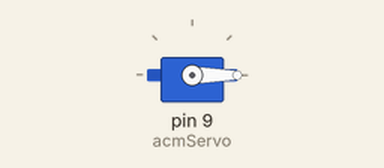
Bench run of a sketch on a simulated Arduino Uno, built with avr-gcc and run on an emulated ATmega328P. On the bench: servo.

Above: at 0.05 s.
At 4.35 s:
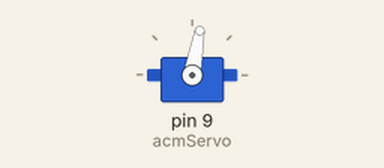
At 8.65 s:
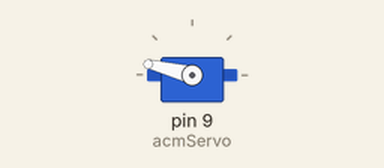
At 17.35 s:
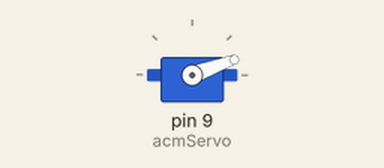
Timing chart, 0 to 23.9 s (numbered marks = the images above):
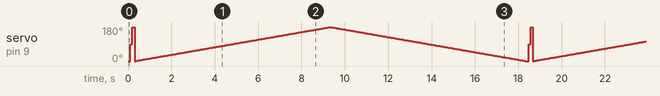

Measured:
- by itself, servo on pin 9 (acmServo): moves between 0° and 180°, repeating every 18.4 s

The sketch:

acmServo.ino
```cpp
/*---------------------- Tutorial Menggunakan Servo ------------------------*/
/*----------------------- CopyRight By ACM Channel -------------------------*/
/*---------- COPYRIGHT https://tipsandtricklengkap.blogspot.com/ -----------*/
/*--------- Jika Bermanfaat Jangan Lupa Subcribe, Like dan Komen :) --------*/

#include <Servo.h> //library Servo

Servo acmServo;
int i=0; //inisialisasi variabel i untuk perulangan

void setup() {
  acmServo.attach(9); //Pemberian pin data servo ke pin 9 arduino

}

void loop() {

  /*cara 1*/
  acmServo.write(0); //Mengarahkan servo ke sudut 0 derajat
  delay(100);

  acmServo.write(90); //Mengarahkan servo ke sudut 90 derajat
  delay(100);

  acmServo.write(180); //Mengarahkan servo ke sudut 180 derajat
  delay(100);

  /*Cara 2*/
  for(i=0; i<180; i++){ //For akan menghitung +1 secara berulang dari 0 sampai 90
    acmServo.write(i); //.write berfungsi untuk menuliskan/memberikan sudut ke servo dengan memanggil objek acmServo.write(i);
    delay(50); //Waktu perulangan / pergerakan servo berputar selama 50 ms
  }
  for(i=180; i>=0; i--){ //Servo akan bergerak dari sudut 180 ke 0 karena perulangan -1
    acmServo.write(i); //.write berfungsi untuk menuliskan/memberikan sudut ke servo dengan memanggil objek acmServo.write(i);
    delay(50); //Waktu perulangan / pergerakan servo berputar selama 50 ms
  }

}

/*------------------- YT CHANNEL  :  ACM Channel ---------------------- */
/*----------- https://tipsandtricklengkap.blogspot.com/ --------------- */
```
